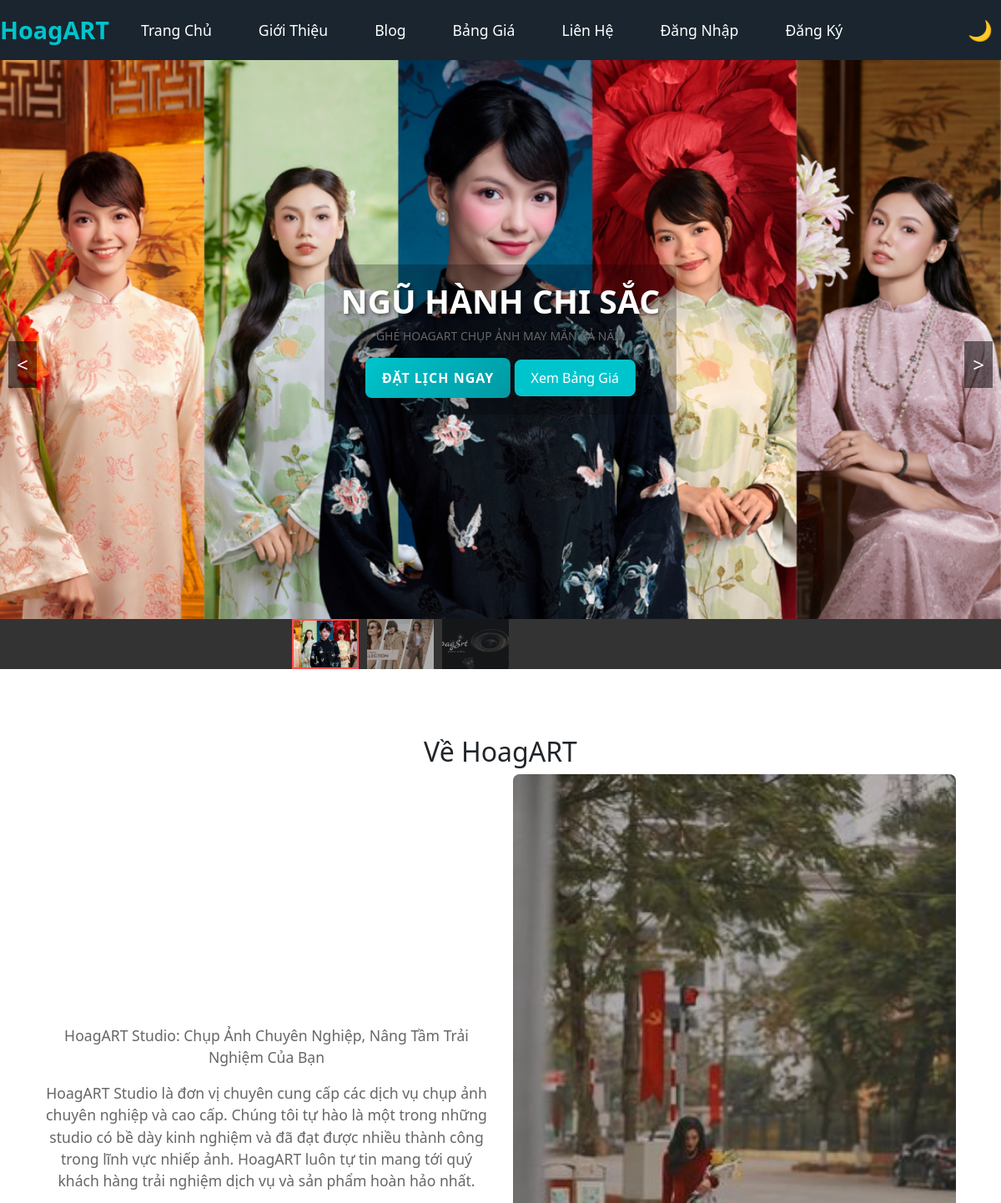
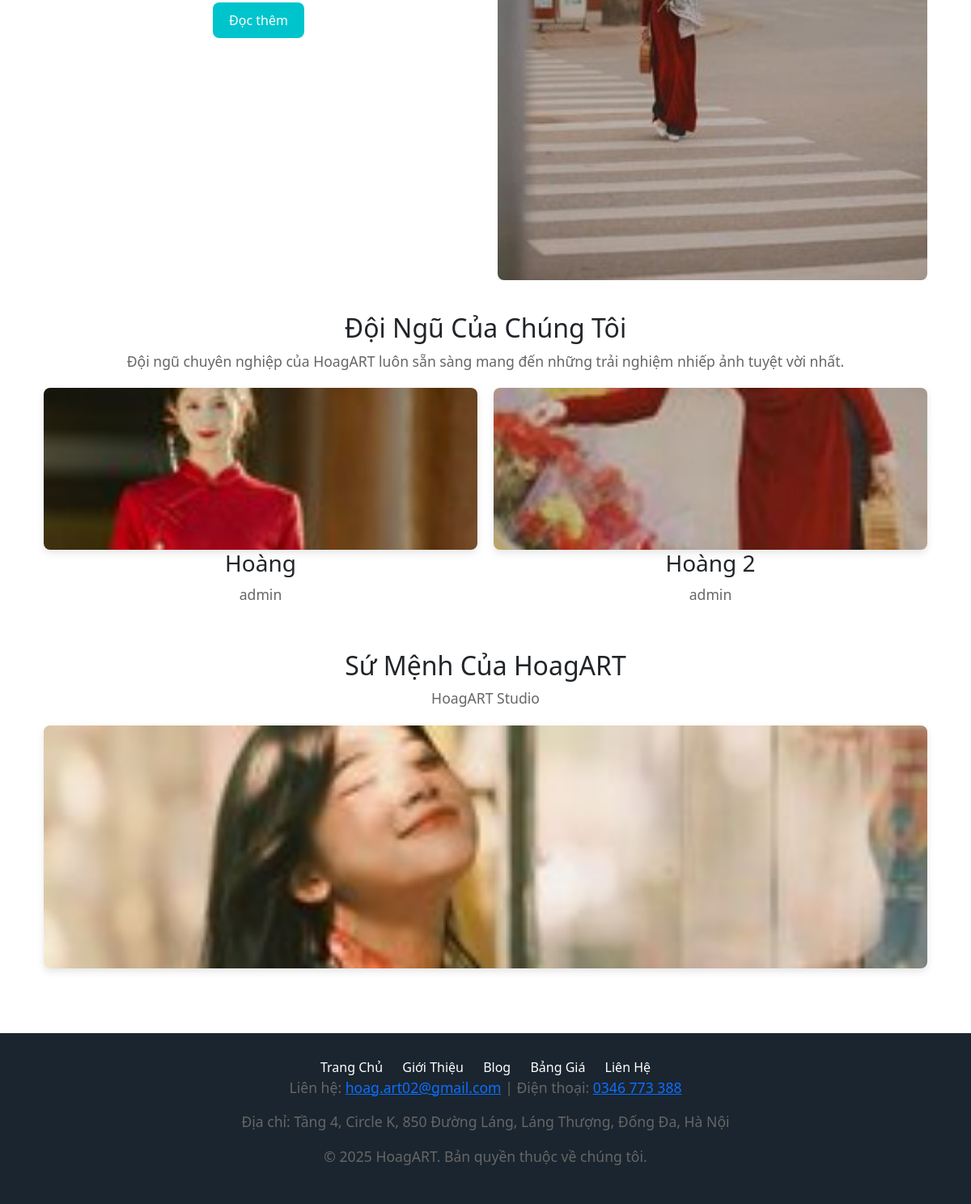
/introduce, run on the app's committed database (2 pictures, top to bottom).
### app/models/banner.py (models this page shows, shortened)
class Banner(db.Model):
    id = db.Column(db.Integer, primary_key=True)
    image_url = db.Column(db.String(200), nullable=False)
    title = db.Column(db.String(100), nullable=False)
    description = db.Column(db.Text)
    created_at = db.Column(db.DateTime, default=datetime.utcnow)

### app/models/introduce.py (models this page shows)
class IntroduceSection(db.Model):
    id = db.Column(db.Integer, primary_key=True)
    text = db.Column(db.Text, nullable=False)
    image_url = db.Column(db.String(255), default='/static/images/default.jpg')
    cta_text = db.Column(db.String(50), nullable=False)
    cta_url = db.Column(db.String(255), nullable=False)
    created_at = db.Column(db.DateTime, default=datetime.utcnow)

class TeamMember(db.Model):
    id = db.Column(db.Integer, primary_key=True)
    name = db.Column(db.String(100), nullable=False)
    role = db.Column(db.String(100), nullable=False)
    description = db.Column(db.Text, nullable=False)
    image_url = db.Column(db.String(255), default='/static/images/default.jpg')
    created_at = db.Column(db.DateTime, default=datetime.utcnow)

class MissionSection(db.Model):
    id = db.Column(db.Integer, primary_key=True)
    text = db.Column(db.Text, nullable=False)
    image_url = db.Column(db.String(255), default='/static/images/default.jpg')
    created_at = db.Column(db.DateTime, default=datetime.utcnow)

### app/blueprints/main/routes.py (the view)
@main.route('/introduce')
def introduce():
    introduce = IntroduceSection.query.first()
    team_members = TeamMember.query.order_by(TeamMember.created_at.asc()).all()
    mission = MissionSection.query.first()
    banners = Banner.query.order_by(Banner.created_at.desc()).limit(3).all()
    return render_template('main/introduce.html',
                           introduce=introduce,
                           team_members=team_members,
                           mission=mission,
                           banners=banners)

### app/templates/main/introduce.html (shortened to what this page needs)
{% extends "layouts/base.html" %}  {% block content %}
<div class="container">
    {% if introduce %}
    <div class="intro-section">
        <h2>Về HoagART</h2>
        <div class="intro-grid">
            <div class="intro-text">
                {% for paragraph in introduce.text.split('\n') if
                paragraph.strip() %}
                <p>{{ paragraph }}</p>
                {% endfor %}
                <a href="{{ introduce.cta_url }}" class="btn"
                    >{{ introduce.cta_text }}</a
                >
            </div>
            <div class="intro-image">
                <img
                    src="{{ introduce.image_url }}"
                    alt="Giới thiệu HoagART"
                    loading="lazy"
                />
            </div>
        </div>
    </div>
    {% else %}
    <div class="intro-section">
        <h2>Về HoagART</h2>
        <p class="no-data">Chưa có nội dung giới thiệu.</p>
    </div>
    {% endif %}
    <div class="team-section">
        <h2>Đội Ngũ Của Chúng Tôi</h2>
        {% if team_members %}
        <p>
            Đội ngũ chuyên nghiệp của HoagART luôn sẵn sàng mang đến những trải
            nghiệm nhiếp ảnh tuyệt vời nhất.
        </p>
        <div class="team-grid">
            {% for member in team_members %}
            <div class="team-member">
                <div class="team-image">
                    <img
                        src="{{ member.image_url }}"
                        alt="{{ member.name }}"
                        loading="lazy"
                    />
                </div>
                <h3>{{ member.name }}</h3>
                <p class="role">{{ member.role }}</p>
            </div>
            {% endfor %}
        </div>
        {% else %}
        <p class="no-data">Chưa có thành viên đội ngũ.</p>
        {% endif %}
    </div>
    {% if mission %}
    <div class="mission-section">
        <h2>Sứ Mệnh Của HoagART</h2>
        <div class="mission-content">
            {% for paragraph in mission.text.split('\n') if paragraph.strip() %}
            <p>{{ paragraph }}</p>
            {% endfor %}
            <img
                src="{{ mission.image_url }}"
                alt="Sứ mệnh HoagART"
                loading="lazy"
            />
        </div>
    </div>
    {% else %}
    <div class="mission-section">
        <h2>Sứ Mệnh Của HoagART</h2>
        <p class="no-data">Chưa có nội dung sứ mệnh.</p>
    </div>
    {% endif %}
</div>
{% endblock %}

### app/templates/layouts/base.html (shortened to what this page needs)
<!DOCTYPE html>
<html lang="vi">
    <head>
        <link
            rel="stylesheet"
            href="{{ url_for('static', filename='css/style.css') }}"
        />
        <link
            href="https://cdn.jsdelivr.net/npm/bootstrap@5.3.0/dist/css/bootstrap.min.css"
            rel="stylesheet"
        />
    </head>
    <body>
        <div class="navbar">
            <div class="navbar-container">
                <div class="logo">HoagART</div>
                <div class="nav-links" id="navLinks">
                    <a href="{{ url_for('main.home') }}">Trang Chủ</a>
                    <a href="{{ url_for('main.introduce') }}">Giới Thiệu</a>
                    <a href="{{ url_for('blog.index') }}">Blog</a>
                    <a href="{{ url_for('main.pricing') }}">Bảng Giá</a>
                    <a href="{{ url_for('main.contact') }}">Liên Hệ</a>
                    {% if current_user.is_authenticated %} {% if
                    current_user.is_admin %}
                    <a href="{{ url_for('admin.dashboard') }}">Quản Trị</a>
                    {% endif %} {% else %}
                    <a href="{{ url_for('auth.login') }}">Đăng Nhập</a>
                    <a href="{{ url_for('auth.register') }}">Đăng Ký</a>
                    {% endif %}
                </div>
                <div class="nav-controls">
                    <button
                        class="dark-mode-toggle"
                        aria-label="Chuyển đổi chế độ tối"
                    >
                        🌙
                    </button>
                </div>
            </div>
        </div>
        {% if request.endpoint not in ['auth.login',
        'auth.register','auth.change_password', 'auth.reset_password',
        'auth.forgot_password', 'main.profile', 'admin.edit_user'] and not
        request.path.startswith('/blog') %} {% if banners and banners|length > 0
        %}
        <div class="slider-container">
            <div class="main-slider">
                {% for banner in banners %}
                <div class="slider-slide {% if loop.first %}active{% endif %}">
                    <img
                        src="{{ banner.image_url }}"
                        alt="{{ banner.title }}"
                        class="slider-image"
                        loading="lazy"
                    />
                    <div class="slider-caption">
                        <h1>{{ banner.title }}</h1>
                        <p>{{ banner.description }}</p>
                        <div class="banner-buttons mt-3">
                            <a
                                href="{{ url_for('main.contact') }}"
                                class="btn btn-primary"
                                >Đặt Lịch Ngay</a
                            >
                            <a
                                href="{{ url_for('main.pricing') }}"
                                class="btn btn-outline-light"
                                >Xem Bảng Giá</a
                            >
                        </div>
                    </div>
                </div>
                {% endfor %}
            </div>
            <button class="nav-arrow prev" aria-label="Previous slide">
                <
            </button>
            <button class="nav-arrow next" aria-label="Next slide">></button>
            <div class="thumbnail-nav">
                <div class="thumbnail-nav-container">
                    <div class="thumbnail-nav-inner">
                        {% for banner in banners %}
                        <div
                            class="thumbnail-slide {% if loop.first %}active{% endif %}"
                        >
                            <img
                                src="{{ banner.image_url }}"
                                alt="{{ banner.title }} thumbnail"
                                class="thumbnail-image"
                                loading="lazy"
                            />
                        </div>
                        {% endfor %}
                    </div>
                </div>
            </div>
        </div>
        {% endif %} {% endif %}
        <div class="container">
             {% block content %}{% endblock %}
        </div>
        <div class="footer">
            <div class="footer-links">
                <a href="{{ url_for('main.home') }}">Trang Chủ</a>
                <a href="{{ url_for('main.introduce') }}">Giới Thiệu</a>
                <a href="{{ url_for('blog.index') }}">Blog</a>
                <a href="{{ url_for('main.pricing') }}">Bảng Giá</a>
                <a href="{{ url_for('main.contact') }}">Liên Hệ</a>
            </div>
            <div class="contact">
                <p>
                    Liên hệ:
                    <a href="mailto:hoag.art02@gmail.com"
                        >hoag.art02@gmail.com</a
                    >
                    | Điện thoại: <a href="tel:0346773388">0346 773 388</a>
                </p>
                <p>
                    Địa chỉ: Tầng 4, Circle K, 850 Đường Láng, Láng Thượng, Đống
                    Đa, Hà Nội
                </p>
                <p>© 2025 HoagART. Bản quyền thuộc về chúng tôi.</p>
            </div>
        </div>
    </body>
</html>

### data on the page
Banner: image_url (picture), title "NGŨ HÀNH CHI SẮC", description "GHÉ HOAGART CHỤP ẢNH MAY MẮN CẢ NĂM"
Banner: image_url (picture)
Banner: image_url (picture)
IntroduceSection: cta_text "Đọc thêm", image_url (picture)
TeamMember: image_url (picture), name "Hoàng", role "admin"
TeamMember: image_url (picture), name "Hoàng 2", role "admin"
MissionSection: image_url (picture)

### other printed values
{{ paragraph }} "HoagART Studio: Chụp Ảnh Chuyên Nghiệp, Nâng Tầm Trải Nghiệm Của Bạn"
{{ paragraph }} "HoagART Studio"
